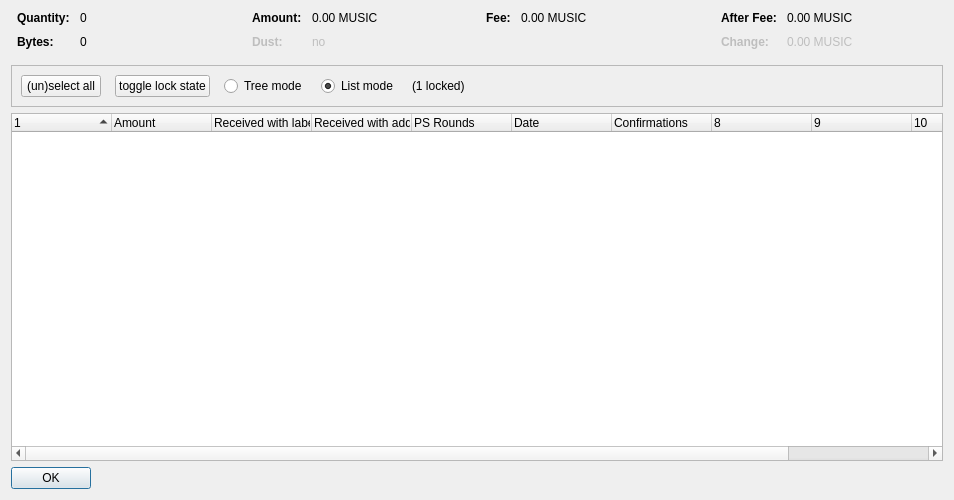
<?xml version="1.0" encoding="UTF-8"?>
<ui version="4.0">
 <class>CoinControlDialog</class>
 <widget class="QDialog" name="CoinControlDialog">
  <property name="geometry">
   <rect>
    <x>0</x>
    <y>0</y>
    <width>954</width>
    <height>500</height>
   </rect>
  </property>
  <property name="windowTitle">
   <string>Coin Selection</string>
  </property>
  <layout class="QVBoxLayout" name="verticalLayout">
   <item>
    <layout class="QHBoxLayout" name="horizontalLayoutTop" stretch="0,0,0,0">
     <property name="topMargin">
      <number>0</number>
     </property>
     <property name="bottomMargin">
      <number>10</number>
     </property>
     <item>
      <layout class="QFormLayout" name="formLayoutCoinControl1">
       <property name="horizontalSpacing">
        <number>10</number>
       </property>
       <property name="verticalSpacing">
        <number>10</number>
       </property>
       <property name="leftMargin">
        <number>6</number>
       </property>
       <property name="rightMargin">
        <number>6</number>
       </property>
       <item row="0" column="0">
        <widget class="QLabel" name="labelCoinControlQuantityText">
         <property name="font">
          <font>
           <weight>75</weight>
           <bold>true</bold>
          </font>
         </property>
         <property name="text">
          <string>Quantity:</string>
         </property>
        </widget>
       </item>
       <item row="0" column="1">
        <widget class="QLabel" name="labelCoinControlQuantity">
         <property name="cursor">
          <cursorShape>IBeamCursor</cursorShape>
         </property>
         <property name="contextMenuPolicy">
          <enum>Qt::ActionsContextMenu</enum>
         </property>
         <property name="text">
          <string notr="true">0</string>
         </property>
         <property name="textInteractionFlags">
          <set>Qt::LinksAccessibleByMouse|Qt::TextSelectableByKeyboard|Qt::TextSelectableByMouse</set>
         </property>
        </widget>
       </item>
       <item row="1" column="0">
        <widget class="QLabel" name="labelCoinControlBytesText">
         <property name="font">
          <font>
           <weight>75</weight>
           <bold>true</bold>
          </font>
         </property>
         <property name="text">
          <string>Bytes:</string>
         </property>
        </widget>
       </item>
       <item row="1" column="1">
        <widget class="QLabel" name="labelCoinControlBytes">
         <property name="cursor">
          <cursorShape>IBeamCursor</cursorShape>
         </property>
         <property name="contextMenuPolicy">
          <enum>Qt::ActionsContextMenu</enum>
         </property>
         <property name="text">
          <string notr="true">0</string>
         </property>
         <property name="textInteractionFlags">
          <set>Qt::LinksAccessibleByMouse|Qt::TextSelectableByKeyboard|Qt::TextSelectableByMouse</set>
         </property>
        </widget>
       </item>
      </layout>
     </item>
     <item>
      <layout class="QFormLayout" name="formLayoutCoinControl2">
       <property name="horizontalSpacing">
        <number>10</number>
       </property>
       <property name="verticalSpacing">
        <number>10</number>
       </property>
       <property name="leftMargin">
        <number>6</number>
       </property>
       <property name="rightMargin">
        <number>6</number>
       </property>
       <item row="0" column="0">
        <widget class="QLabel" name="labelCoinControlAmountText">
         <property name="font">
          <font>
           <weight>75</weight>
           <bold>true</bold>
          </font>
         </property>
         <property name="text">
          <string>Amount:</string>
         </property>
        </widget>
       </item>
       <item row="0" column="1">
        <widget class="QLabel" name="labelCoinControlAmount">
         <property name="cursor">
          <cursorShape>IBeamCursor</cursorShape>
         </property>
         <property name="contextMenuPolicy">
          <enum>Qt::ActionsContextMenu</enum>
         </property>
         <property name="text">
          <string notr="true">0.00 MUSIC</string>
         </property>
         <property name="textInteractionFlags">
          <set>Qt::LinksAccessibleByMouse|Qt::TextSelectableByKeyboard|Qt::TextSelectableByMouse</set>
         </property>
        </widget>
       </item>
       <item row="1" column="0">
        <widget class="QLabel" name="labelCoinControlLowOutputText">
         <property name="enabled">
          <bool>false</bool>
         </property>
         <property name="font">
          <font>
           <weight>75</weight>
           <bold>true</bold>
          </font>
         </property>
         <property name="text">
          <string>Dust:</string>
         </property>
        </widget>
       </item>
       <item row="1" column="1">
        <widget class="QLabel" name="labelCoinControlLowOutput">
         <property name="enabled">
          <bool>false</bool>
         </property>
         <property name="cursor">
          <cursorShape>IBeamCursor</cursorShape>
         </property>
         <property name="contextMenuPolicy">
          <enum>Qt::ActionsContextMenu</enum>
         </property>
         <property name="text">
          <string notr="true">no</string>
         </property>
         <property name="textInteractionFlags">
          <set>Qt::LinksAccessibleByMouse|Qt::TextSelectableByKeyboard|Qt::TextSelectableByMouse</set>
         </property>
        </widget>
       </item>
      </layout>
     </item>
     <item>
      <layout class="QFormLayout" name="formLayoutCoinControl3">
       <property name="horizontalSpacing">
        <number>10</number>
       </property>
       <property name="verticalSpacing">
        <number>10</number>
       </property>
       <property name="leftMargin">
        <number>6</number>
       </property>
       <property name="rightMargin">
        <number>6</number>
       </property>
       <item row="0" column="0">
        <widget class="QLabel" name="labelCoinControlFeeText">
         <property name="font">
          <font>
           <weight>75</weight>
           <bold>true</bold>
          </font>
         </property>
         <property name="text">
          <string>Fee:</string>
         </property>
        </widget>
       </item>
       <item row="0" column="1">
        <widget class="QLabel" name="labelCoinControlFee">
         <property name="cursor">
          <cursorShape>IBeamCursor</cursorShape>
         </property>
         <property name="contextMenuPolicy">
          <enum>Qt::ActionsContextMenu</enum>
         </property>
         <property name="text">
          <string notr="true">0.00 MUSIC</string>
         </property>
         <property name="textInteractionFlags">
          <set>Qt::LinksAccessibleByMouse|Qt::TextSelectableByKeyboard|Qt::TextSelectableByMouse</set>
         </property>
        </widget>
       </item>
      </layout>
     </item>
     <item>
      <layout class="QFormLayout" name="formLayoutCoinControl4">
       <property name="horizontalSpacing">
        <number>10</number>
       </property>
       <property name="verticalSpacing">
        <number>10</number>
       </property>
       <property name="leftMargin">
        <number>6</number>
       </property>
       <property name="rightMargin">
        <number>6</number>
       </property>
       <item row="0" column="0">
        <widget class="QLabel" name="labelCoinControlAfterFeeText">
         <property name="font">
          <font>
           <weight>75</weight>
           <bold>true</bold>
          </font>
         </property>
         <property name="text">
          <string>After Fee:</string>
         </property>
        </widget>
       </item>
       <item row="0" column="1">
        <widget class="QLabel" name="labelCoinControlAfterFee">
         <property name="cursor">
          <cursorShape>IBeamCursor</cursorShape>
         </property>
         <property name="contextMenuPolicy">
          <enum>Qt::ActionsContextMenu</enum>
         </property>
         <property name="text">
          <string notr="true">0.00 MUSIC</string>
         </property>
         <property name="textInteractionFlags">
          <set>Qt::LinksAccessibleByMouse|Qt::TextSelectableByKeyboard|Qt::TextSelectableByMouse</set>
         </property>
        </widget>
       </item>
       <item row="1" column="0">
        <widget class="QLabel" name="labelCoinControlChangeText">
         <property name="enabled">
          <bool>false</bool>
         </property>
         <property name="font">
          <font>
           <weight>75</weight>
           <bold>true</bold>
          </font>
         </property>
         <property name="text">
          <string>Change:</string>
         </property>
        </widget>
       </item>
       <item row="1" column="1">
        <widget class="QLabel" name="labelCoinControlChange">
         <property name="enabled">
          <bool>false</bool>
         </property>
         <property name="cursor">
          <cursorShape>IBeamCursor</cursorShape>
         </property>
         <property name="contextMenuPolicy">
          <enum>Qt::ActionsContextMenu</enum>
         </property>
         <property name="text">
          <string notr="true">0.00 MUSIC</string>
         </property>
         <property name="textInteractionFlags">
          <set>Qt::LinksAccessibleByMouse|Qt::TextSelectableByKeyboard|Qt::TextSelectableByMouse</set>
         </property>
        </widget>
       </item>
      </layout>
     </item>
    </layout>
   </item>
   <item>
    <widget class="QFrame" name="frame">
     <property name="minimumSize">
      <size>
       <width>0</width>
       <height>40</height>
      </size>
     </property>
     <property name="frameShape">
      <enum>QFrame::StyledPanel</enum>
     </property>
     <property name="frameShadow">
      <enum>QFrame::Sunken</enum>
     </property>
     <layout class="QHBoxLayout" name="horizontalLayout">
      <item>
       <layout class="QHBoxLayout" name="horizontalLayoutPanel" stretch="0,0,0,0,0,0">
        <property name="spacing">
         <number>14</number>
        </property>
        <item>
         <widget class="QPushButton" name="pushButtonSelectAll">
          <property name="sizePolicy">
           <sizepolicy hsizetype="Maximum" vsizetype="Fixed">
            <horstretch>0</horstretch>
            <verstretch>0</verstretch>
           </sizepolicy>
          </property>
          <property name="text">
           <string>(un)select all</string>
          </property>
          <property name="autoDefault">
           <bool>false</bool>
          </property>
         </widget>
        </item>
        <item>
         <widget class="QPushButton" name="pushButtonToggleLock">
          <property name="sizePolicy">
           <sizepolicy hsizetype="Maximum" vsizetype="Fixed">
            <horstretch>0</horstretch>
            <verstretch>0</verstretch>
           </sizepolicy>
          </property>
          <property name="text">
           <string>toggle lock state</string>
          </property>
          <property name="autoDefault">
           <bool>false</bool>
          </property>
         </widget>
        </item>
        <item>
         <widget class="QRadioButton" name="radioTreeMode">
          <property name="sizePolicy">
           <sizepolicy hsizetype="Maximum" vsizetype="Fixed">
            <horstretch>0</horstretch>
            <verstretch>0</verstretch>
           </sizepolicy>
          </property>
          <property name="text">
           <string>Tree mode</string>
          </property>
         </widget>
        </item>
        <item>
         <widget class="QRadioButton" name="radioListMode">
          <property name="sizePolicy">
           <sizepolicy hsizetype="Maximum" vsizetype="Fixed">
            <horstretch>0</horstretch>
            <verstretch>0</verstretch>
           </sizepolicy>
          </property>
          <property name="text">
           <string>List mode</string>
          </property>
          <property name="checked">
           <bool>true</bool>
          </property>
         </widget>
        </item>
        <item>
         <widget class="QLabel" name="labelLocked">
          <property name="text">
           <string>(1 locked)</string>
          </property>
         </widget>
        </item>
        <item>
         <spacer name="horizontalSpacer">
          <property name="orientation">
           <enum>Qt::Horizontal</enum>
          </property>
          <property name="sizeHint" stdset="0">
           <size>
            <width>40</width>
            <height>20</height>
           </size>
          </property>
         </spacer>
        </item>
       </layout>
      </item>
     </layout>
    </widget>
   </item>
   <item>
    <widget class="CoinControlTreeWidget" name="treeWidget">
     <property name="contextMenuPolicy">
      <enum>Qt::CustomContextMenu</enum>
     </property>
     <property name="sortingEnabled">
      <bool>false</bool>
     </property>
     <property name="columnCount">
      <number>11</number>
     </property>
     <attribute name="headerShowSortIndicator" stdset="0">
      <bool>true</bool>
     </attribute>
     <attribute name="headerStretchLastSection">
      <bool>false</bool>
     </attribute>
     <column>
      <property name="text">
       <string/>
      </property>
     </column>
     <column>
      <property name="text">
       <string>Amount</string>
      </property>
     </column>
     <column>
      <property name="text">
       <string>Received with label</string>
      </property>
     </column>
     <column>
      <property name="text">
       <string>Received with address</string>
      </property>
     </column>
     <column>
      <property name="text">
       <string>PS Rounds</string>
      </property>
     </column>
     <column>
      <property name="text">
       <string>Date</string>
      </property>
     </column>
     <column>
      <property name="text">
       <string>Confirmations</string>
      </property>
      <property name="toolTip">
       <string>Confirmed</string>
      </property>
     </column>
     <column>
      <property name="text">
       <string/>
      </property>
     </column>
     <column>
      <property name="text">
       <string/>
      </property>
     </column>
     <column>
      <property name="text">
       <string/>
      </property>
     </column>
     <column>
      <property name="text">
       <string/>
      </property>
     </column>
    </widget>
   </item>
   <item>
    <widget class="QDialogButtonBox" name="buttonBox">
     <property name="sizePolicy">
      <sizepolicy hsizetype="Maximum" vsizetype="Fixed">
       <horstretch>0</horstretch>
       <verstretch>0</verstretch>
      </sizepolicy>
     </property>
     <property name="orientation">
      <enum>Qt::Horizontal</enum>
     </property>
     <property name="standardButtons">
      <set>QDialogButtonBox::Ok</set>
     </property>
    </widget>
   </item>
  </layout>
 </widget>
 <customwidgets>
  <customwidget>
   <class>CoinControlTreeWidget</class>
   <extends>QTreeWidget</extends>
   <header>coincontroltreewidget.h</header>
  </customwidget>
 </customwidgets>
 <resources/>
 <connections/>
</ui>
